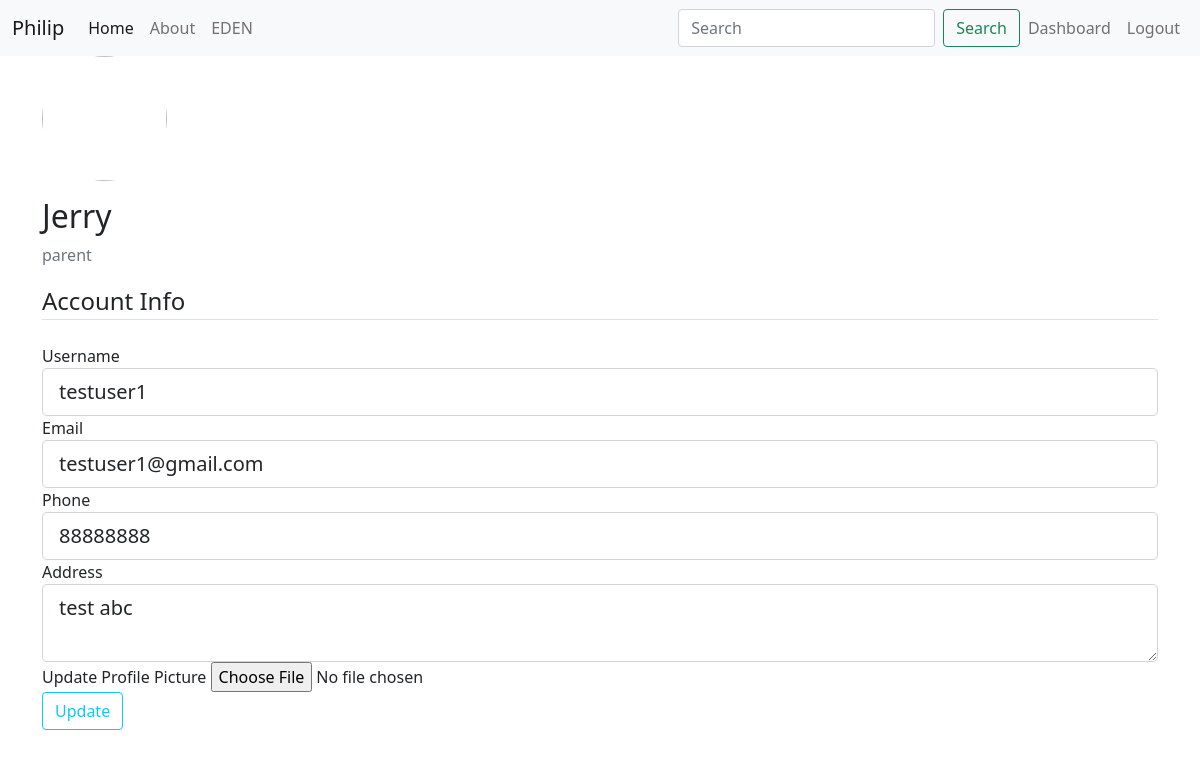
Screenshot of /account/edit (signed in) with the database file from the repository.
### myPortfolio/models.py (models this page shows, shortened)
class User(db.Model, UserMixin):
    id = db.Column(db.Integer, primary_key=True)
    username = db.Column(db.String(20), unique=True, nullable=False)
    password = db.Column(db.String(60), nullable=False)
    role = db.Column(db.String(20), nullable=False)
    first_name = db.Column(db.String(20), nullable=False)
    date_joined = db.Column(db.Date, nullable=False, default=datetime.utcnow)
    image_file = db.Column(db.String(20), nullable=False, default='default.png')

class Parent(db.Model):
    id = db.Column(db.Integer, db.ForeignKey('user.id'), primary_key=True)
    email = db.Column(db.String(120), unique=True, nullable=True)
    last_name = db.Column(db.String(20), nullable=True)
    phone = db.Column(db.Integer, nullable=False)
    address = db.Column(db.Text, nullable=False)
    children = db.relationship('Child', backref='parent', lazy=True)

### myPortfolio/routes.py (the view)
@app.route("/account/edit", methods=['GET', 'POST'])
@login_required
def edit_account():
    if (current_user.role == 'parent'):
        parent = Parent.query.filter_by(id=current_user.id).first()
        parentDetail = {
            'username': current_user.username,
            'image_file': url_for('static', filename='img/profile_pics/' + current_user.image_file),
            'first_name': current_user.first_name,
            'last_name': parent.last_name,
            'date_joined': current_user.date_joined,
            'email': parent.email,
            'phone': parent.phone,
            'address': parent.address,
        }
        form = UpdateParentAccountForm()
        if form.validate_on_submit():
            if form.picture.data:
                picture_file = save_profile_picture(form.picture.data)
                current_user.image_file = picture_file
            current_user.username = form.username.data
            current_user.email = form.email.data
            parent.phone = form.phone.data
            parent.address = form.address.data
            db.session.commit()
            flash('Your account has been updated!', 'success')
            return redirect(url_for('dashboard'))
        elif request.method == 'GET':
            form.username.data = current_user.username
            form.email.data = parent.email
            form.phone.data = parent.phone
            form.address.data = parent.address
        return render_template('edit-account.html', title='Edit Account', parent=parentDetail, form=form)
    else:
        return redirect(url_for('dashboard'))

### myPortfolio/forms.py (shortened to what this page needs)
class UpdateParentAccountForm(FlaskForm):
    picture = FileField('Update Profile Picture', validators=[FileAllowed(['jpg', 'png'])])
    username = StringField('Username',
                           validators=[DataRequired(), Length(min=5, max=20)])
    email = EmailField('Email',
                        validators=[DataRequired(), Email()])
    phone = TelField('Phone', validators=[DataRequired()])
    address = TextAreaField('Address')
    submit = SubmitField('Update')

### myPortfolio/models.py (called while the page is built)
@login_manager.user_loader
def load_user(user_id):
    return User.query.get(int(user_id))

### myPortfolio/templates/edit-account.html (shortened to what this page needs)
{% extends "layout.html" %}
{% block content %}
    <div class="content-section">
        <div class="media">
            <img class="rounded-circle account-img" src="{{ parent.image_file }}">
            <div class="media-body">
                <h2 class="account-heading">{{ current_user.first_name }}</h2>
                <p class="text-secondary">{{ current_user.role }}</p>
            </div>
        </div>
        <form method="POST" action="" enctype="multipart/form-data">
            <fieldset class="form-group">
                <legend class="border-bottom mb-4">Account Info</legend>
                <div class="form-group">
                    {{ form.username.label(class="form-control-label") }}
                    {% if form.username.errors %}
                        {{ form.username(class="form-control form-control-lg is-invalid") }}
                        <div class="invalid-feedback">
                            {% for error in form.username.errors %}
                                <span>{{ error }}</span>
                            {% endfor %}
                        </div>
                    {% else %}
                        {{ form.username(class="form-control form-control-lg") }}
                    {% endif %}
                </div>
                <div class="form-group">
                    {{ form.email.label(class="form-control-label") }}
                    {% if form.email.errors %}
                        {{ form.email(class="form-control form-control-lg is-invalid") }}
                        <div class="invalid-feedback">
                            {% for error in form.email.errors %}
                                <span>{{ error }}</span>
                            {% endfor %}
                        </div>
                    {% else %}
                        {{ form.email(class="form-control form-control-lg") }}
                    {% endif %}
                </div>
                <div class="form-group">
                    {{ form.phone.label(class="form-control-label") }}
                    {% if form.phone.errors %}
                        {{ form.phone(class="form-control form-control-lg is-invalid") }}
                        <div class="invalid-feedback">
                            {% for error in form.phone.errors %}
                                <span>{{ error }}</span>
                            {% endfor %}
                        </div>
                    {% else %}
                        {{ form.phone(class="form-control form-control-lg") }}
                    {% endif %}
                </div>
                <div class="form-group">
                    {{ form.address.label(class="form-control-label") }}
                    {% if form.address.errors %}
                        {{ form.address(class="form-control form-control-lg is-invalid") }}
                        <div class="invalid-feedback">
                            {% for error in form.address.errors %}
                                <span>{{ error }}</span>
                            {% endfor %}
                        </div>
                    {% else %}
                        {{ form.address(class="form-control form-control-lg") }}
                    {% endif %}
                </div>
            </fieldset>
            <div class="form-group">
                {{ form.picture.label() }}
                {{ form.picture(class="form-control-file") }}
            </div>
            <div class="form-group">
                {{ form.submit(class="btn btn-outline-info") }}
            </div>
        </form>
    </div>
{% endblock content %}

### myPortfolio/static/main.css (style rules this page uses)
body { margin: 0; padding: 0; }
.account-img { height: 125px; width: 125px; margin-right: 20px; margin-bottom: 16px; }

### rows the page displays
User: first_name "Jerry", role "parent", username "testuser1"
Parent: email "testuser1@gmail.com", phone "88888888", address "test abc"
